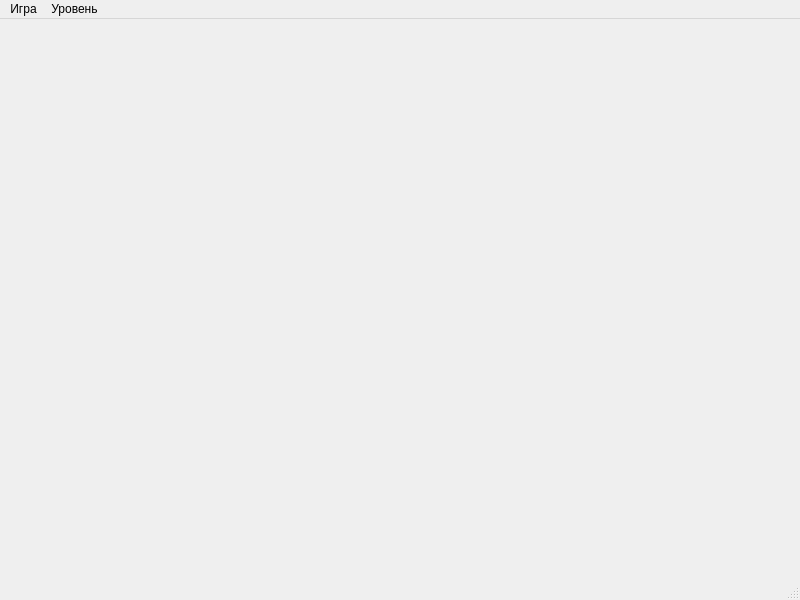
<?xml version="1.0" encoding="UTF-8"?>
<ui version="4.0">
 <class>MainWindow</class>
 <widget class="QMainWindow" name="MainWindow">
  <property name="windowModality">
   <enum>Qt::NonModal</enum>
  </property>
  <property name="geometry">
   <rect>
    <x>0</x>
    <y>0</y>
    <width>800</width>
    <height>600</height>
   </rect>
  </property>
  <property name="sizePolicy">
   <sizepolicy hsizetype="Fixed" vsizetype="Fixed">
    <horstretch>0</horstretch>
    <verstretch>0</verstretch>
   </sizepolicy>
  </property>
  <property name="tabletTracking">
   <bool>false</bool>
  </property>
  <property name="acceptDrops">
   <bool>false</bool>
  </property>
  <property name="windowTitle">
   <string>MainWindow</string>
  </property>
  <widget class="QWidget" name="centralwidget">
   <layout class="QVBoxLayout" name="verticalLayout"/>
  </widget>
  <widget class="QMenuBar" name="menubar">
   <property name="geometry">
    <rect>
     <x>0</x>
     <y>0</y>
     <width>800</width>
     <height>22</height>
    </rect>
   </property>
   <widget class="QMenu" name="menu">
    <property name="title">
     <string>Игра</string>
    </property>
    <addaction name="action_6"/>
   </widget>
   <widget class="QMenu" name="menu_2">
    <property name="title">
     <string>Уровень</string>
    </property>
    <addaction name="action_2"/>
    <addaction name="action_3"/>
    <addaction name="action_4"/>
   </widget>
   <addaction name="menu"/>
   <addaction name="menu_2"/>
  </widget>
  <widget class="QStatusBar" name="statusbar"/>
  <action name="action_2">
   <property name="text">
    <string> Легкий</string>
   </property>
  </action>
  <action name="action_3">
   <property name="text">
    <string>Средний</string>
   </property>
  </action>
  <action name="action_4">
   <property name="text">
    <string>Тяжелый</string>
   </property>
  </action>
  <action name="action_6">
   <property name="text">
    <string>Новая игра</string>
   </property>
  </action>
 </widget>
 <resources/>
 <connections/>
</ui>
